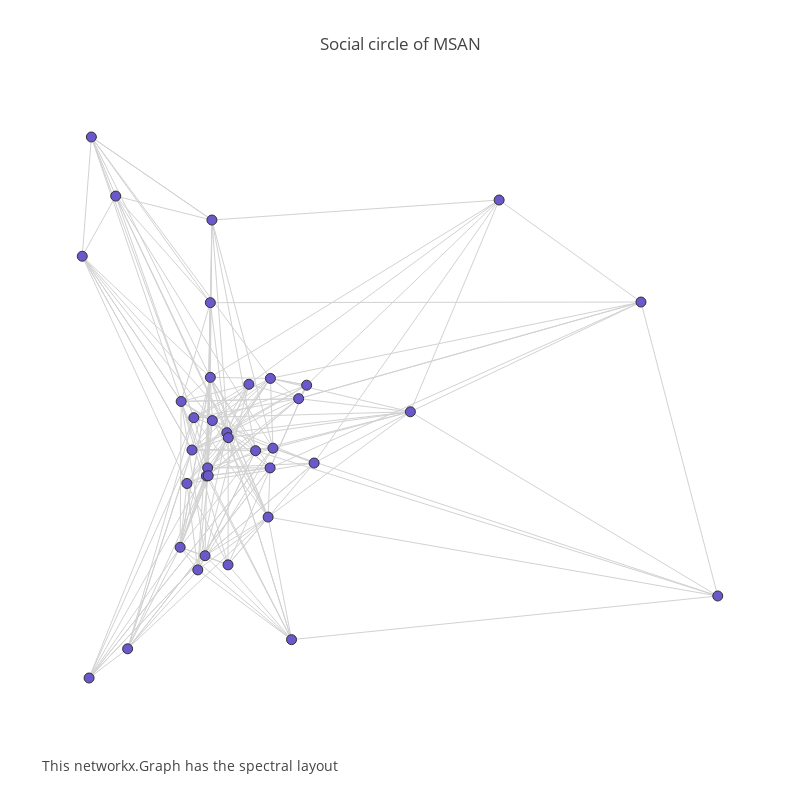

Notebook code for this chart:
### Markdown cell above
Spectral layout

### Code cell
pos = nx.spectral_layout(G)

N = len(node_names)

Xv = [pos[k][0] for k in node_names]
Yv = [pos[k][1] for k in node_names]
Xed = []
Yed = []

for edge in edges:
    Xed += [pos[edge[0]][0], pos[edge[1]][0], None]
    Yed += [pos[edge[0]][1], pos[edge[1]][1], None]

labels = list(G.nodes)

trace3 = Scatter(
    x=Xed,
    y=Yed,
    mode='lines',
    line=Line(color='rgb(210,210,210)', width=1),
    hoverinfo='none')
trace4 = Scatter(
    x=Xv,
    y=Yv,
    mode='markers',
    name='net',
    marker=Marker(
        symbol='dot',
        size=10,
        color='#6959CD',
        line=Line(color='rgb(50,50,50)', width=1)),
    text=labels,
    hoverinfo='text')

axis = dict(
    showline=False,  # hide axis line, grid, ticklabels and  title
    zeroline=False,
    showgrid=False,
    showticklabels=False,
    title='')

width = 800
height = 800
layout = Layout(
    title="Social circle of MSAN",
    font=Font(size=12),
    showlegend=False,
    autosize=False,
    width=width,
    height=height,
    xaxis=XAxis(axis),
    yaxis=YAxis(axis),
    margin=Margin(
        l=40,
        r=40,
        b=85,
        t=100,
    ),
    hovermode='closest',
    annotations=Annotations([
        Annotation(
            showarrow=False,
            text='This networkx.Graph has the Kamada-Kawai layout',
            xref='paper',
            yref='paper',
            x=0,
            y=-0.1,
            xanchor='left',
            yanchor='bottom',
            font=Font(size=14))
    ]),
)

annot = "This networkx.Graph has the spectral layout"

data1 = Data([trace3, trace4])
fig1 = Figure(data=data1, layout=layout)
fig1['layout']['annotations'][0]['text'] = annot
iplot(fig1)

### Figure 1 — Plotly figure (JSON) as saved in the notebook; plotly's stock layout.template omitted (floating-point values rounded to 4 significant figures; data arrays with more than 128 entries replaced by an {"elided": "..."} marker saying what was removed)
{"data": [{"hoverinfo": "none", "line": {"color": "rgb(210,210,210)", "width": 1}, "mode": "lines", "type": "scatter", "x": {"elided": "600 float values"}, "y": {"elided": "600 float values"}}, {"hoverinfo": "text", "marker": {"color": "#6959CD", "line": {"color": "rgb(50,50,50)", "width": 1}, "size": 10, "symbol": "dot"}, "mode": "markers", "name": "net", "text": ["Patrick Yang", "Santosh", "Akshay", "Prince", "Neerja", "Deena", "Arpita", "Asmita", "Kerem", "Jake", "Spence", "John", "Ting Ting", "Danai", "Devesh", "Sooraj", "Kunal", "Fei", "David", "Alvira", "Vinay", "Jason", "Ian", "Matthew", "Taylor", "Vash", "Davi", "Jose", "Holly", "Ford", "Nishan", "Kaya", "Sara", "Shannon", "Tim", "Tyler"], "type": "scatter", "x": [0.1341, 0.04573, -0.3487, -0.09693, 0.04033, 0.3406, -0.0944, -0.1512, -0.08857, 0.531, 0.03962, -0.09992, -0.1533, 0.8353, -0.3634, 1, -0.1388, 0.1009, -0.1155, -0.128, -0.09315, 0.08564, 0.008514, -0.266, -0.05332, -0.124, -0.3438, 0.1181, -0.2916, -0.0843, 0.03536, -0.0501, -0.005838, -0.08517, -0.08861, -0.05059], "y": [-0.06846, -0.03545, -0.5462, -0.09728, 0.1196, 0.0454, -0.07928, 0.06837, 0.122, 0.516, -0.0793, -0.2745, -0.2558, 0.2893, 0.3911, -0.3639, -0.1139, 0.07463, -0.306, -0.03951, -0.09666, -0.461, -0.04108, -0.4814, -0.001134, 0.03231, 0.6561, 0.1045, 0.5248, 0.02591, -0.1885, -0.01206, 0.1066, 0.4715, 0.2879, -0.2948]}], "layout": {"annotations": [{"font": {"size": 14}, "showarrow": false, "text": "This networkx.Graph has the spectral layout", "x": 0, "xanchor": "left", "xref": "paper", "y": -0.1, "yanchor": "bottom", "yref": "paper"}], "autosize": false, "font": {"size": 12}, "height": 800, "hovermode": "closest", "margin": {"b": 85, "l": 40, "r": 40, "t": 100}, "showlegend": false, "title": "Social circle of MSAN", "width": 800, "xaxis": {"showgrid": false, "showline": false, "showticklabels": false, "title": "", "zeroline": false}, "yaxis": {"showgrid": false, "showline": false, "showticklabels": false, "title": "", "zeroline": false}}}
